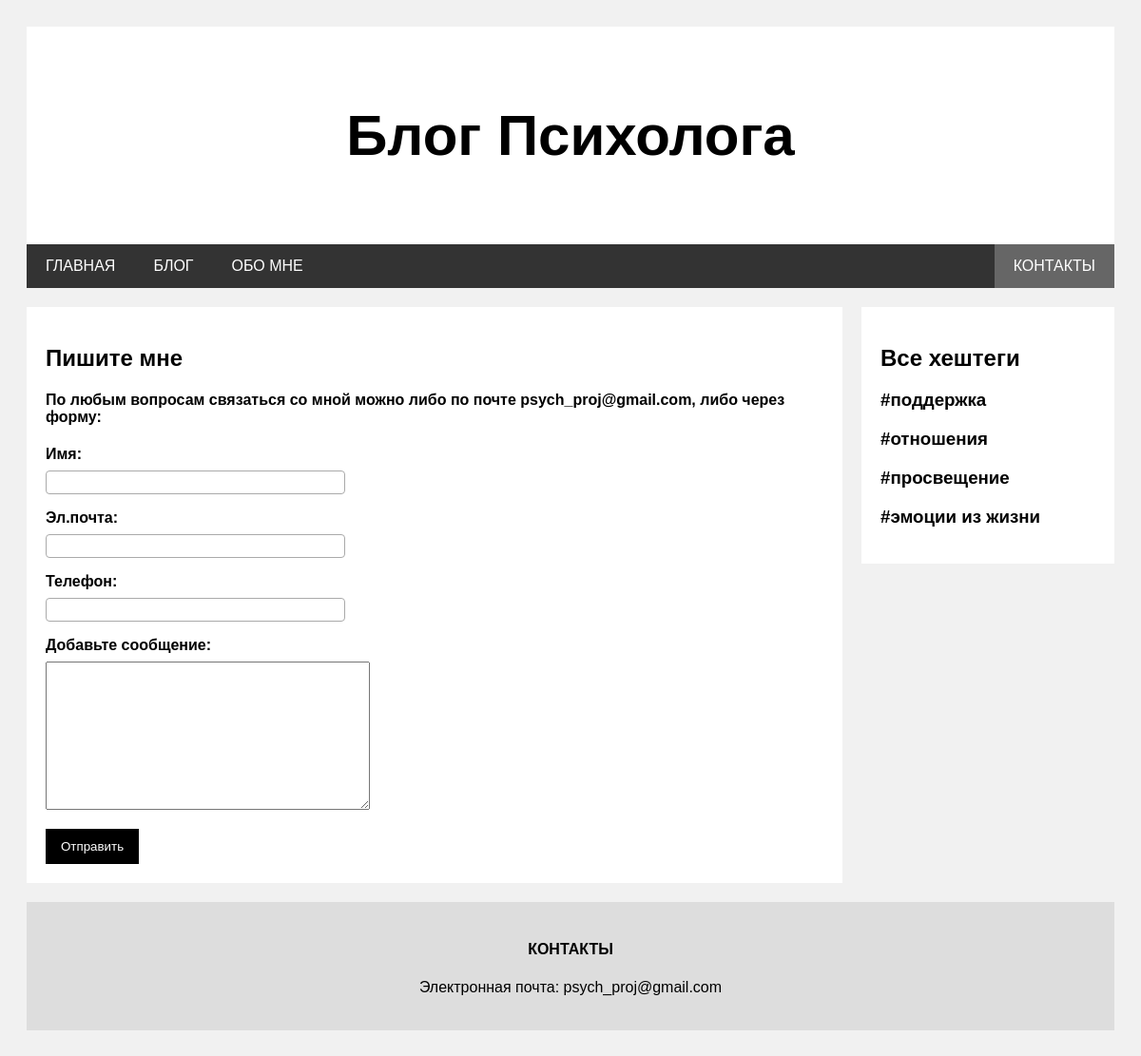
/contacts/, run on the app's committed database.
### blog/models.py (models this page shows, shortened)
class Hashtag(models.Model):
    title = models.CharField(max_length=20, verbose_name="Хештег")
    slug = models.SlugField(null=False, db_index=True)
    def get_url(self):
        return reverse("hashtag_details", args=[self.slug])

### contacts/views.py (the view)
# urls.py: path("", views.ContactView.as_view(), name="contacts"),
class ContactView(CreateView):
    model = Contact
    form_class = ContactForm
    template_name = "contacts/contacts.html"
    success_url = "/contacts/success"

### contacts/forms.py
class ContactForm(forms.ModelForm):
    class Meta:
        model = Contact
        fields = "__all__"
        labels = {
            "name": "Имя:",
            "mail": "Эл.почта:",
            "phone_number": "Телефон:",
            "message": "Добавьте сообщение:",
        }
        error_messages = {
            "name": {
                "max_length": "Слишком много символов",
                "required": "Укажите хотя бы один символ",
            },
            "mail": {
                "required": "Укажите почту",
            },
            "phone_number": {
                "max_length": "Слишком много символов",
                "min_length": "Слишком мало символов",
                "required": "Укажите номер телефона",
            },
        }

### context_processors/get_hashtags.py (called while the page is built)
def get_hashtags(request):
    return {"hashtags": Hashtag.objects.all()}

### contacts/templates/contacts/contacts.html (shortened to what this page needs)
{% extends 'base.html' %}
{% block content %}
        <div class="card">
            <h2>Пишите мне</h2>
            <h4>По любым вопросам связаться со мной можно либо по почте psych_proj@gmail.com, либо через форму:</h4>
            <form method="post">
                {% for field in form %}
                    <div class="form-style {% if field.errors %} errors {% endif %}">
                        {{ field.label_tag }}
                        {{ field }}
                    </div>
                {% endfor %}
                <button type="submit">Отправить</button>
            </form>
        </div>
{% endblock %}

### templates/includes/right_column.html
<div class="rightcolumn">
    <div class="card">
        <h2>Все хештеги</h2>
        <ul>
            {% for hashtag in hashtags%}
                <li><a href="{{ hashtag.get_url }}"><h3>#{{ hashtag.title }}</h3></a></li>
            {% endfor %}
        </ul>
    </div>
</div>

### static/css/base.css (style rules this page uses)
* { box-sizing: border-box; }
body { font-family: Arial; padding: 20px; background: #f1f1f1; }
.rightcolumn { float: left; width: 25%; padding-left: 20px; }
.card { background-color: white; padding: 20px; margin-top: 20px; }
a { color: black; text-decoration: none; }
li { list-style-type: none; }
ul { padding-left: 0; }
button { cursor: pointer; background-color: black; color: white; border: 10px solid black; }
.form-style { margin-bottom: 1rem; }
.form-style input { padding: 0.25rem; border-radius: 4px; border: 1px solid #aaaaaa; display: block; width: 315px; }
.form-style label { font-size: 16px; font-weight: bold; display: block; margin-bottom: 0.5rem; }

### data on the page
Hashtag: title "поддержка"
Hashtag: title "отношения"
Hashtag: title "просвещение"
Hashtag: title "эмоции из жизни"

### other printed values
{{ field.label_tag }} "Имя:" "Эл.почта:" "Телефон:" "Добавьте сообщение:"
